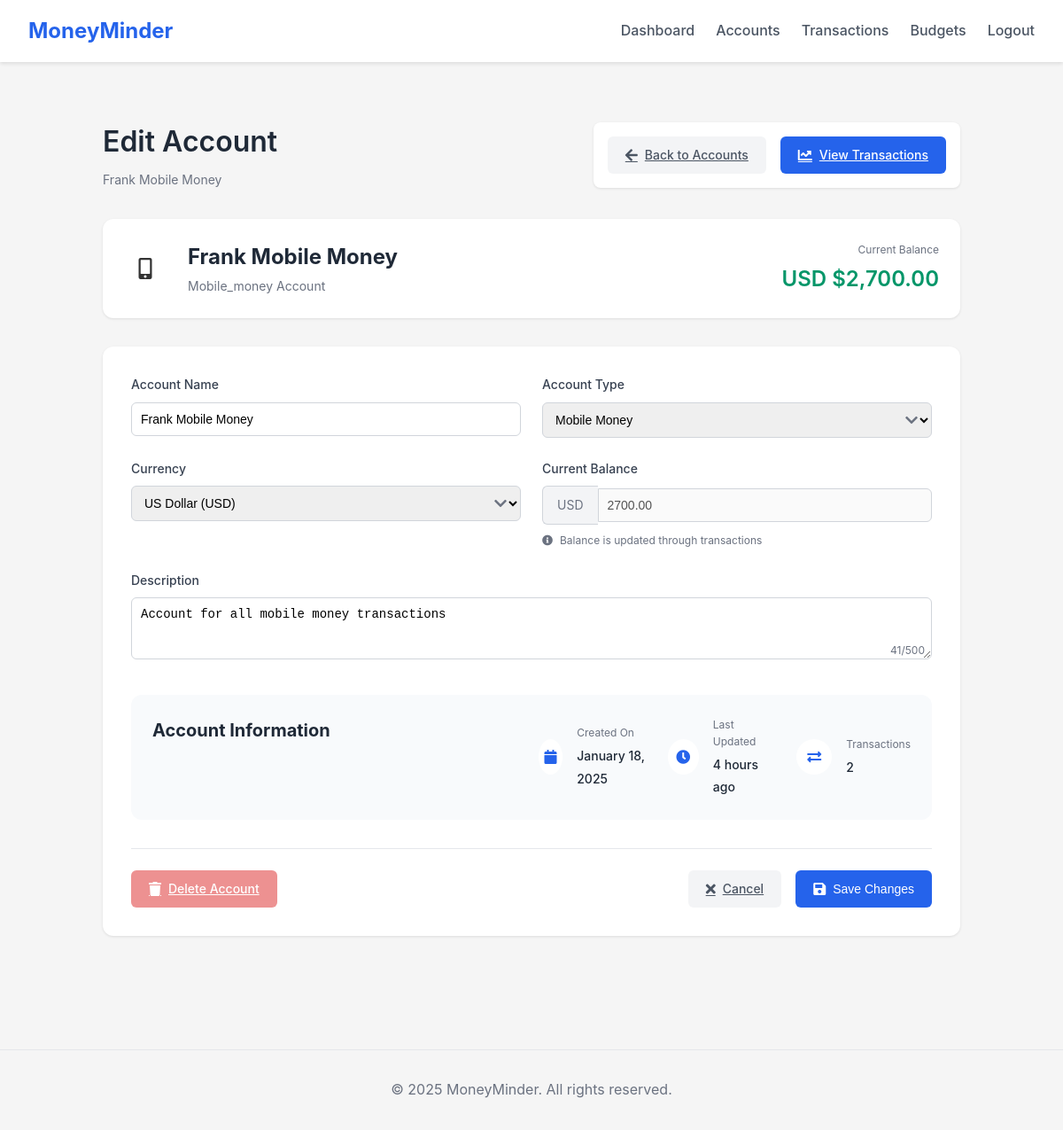
Page /accounts/49987432-ae99-4367-a65b-27c437ffd60e/edit (signed in) on the committed database.
### app/models/account.py (models this page shows, shortened)
class Account(db.Model, BaseModel):
    __tablename__ = 'accounts'
    name = db.Column(db.String(100), nullable=False)
    account_type = db.Column(db.String(50), nullable=False)  # bank, cash, mobile_money
    currency = db.Column(db.String(3), nullable=False, default='USD')
    balance = db.Column(db.Numeric(10, 2), nullable=False, default=0)
    description = db.Column(db.Text)
    user_id = db.Column(db.String(50), db.ForeignKey('users.id'), nullable=False)
    transactions = db.relationship('Transaction', back_populates='account', lazy='dynamic', cascade='all, delete-orphan')

### app/routes/accounts.py (the view, shortened to what this page needs)
@accounts.route('/<account_id>/edit', methods=['GET', 'POST'])
@login_required
def edit(account_id):
    account = Account.query.filter_by(
        id=account_id,
        user_id=current_user.id
    ).first_or_404()
    form = AccountEditForm(obj=account)
    form.current_balance.data = account.balance
    if request.headers.get('X-Requested-With') == 'XMLHttpRequest' and form.errors:
        return jsonify({
            'success': False,
            'message': 'Please correct the errors in the form',
            'errors': form.errors
        }), 400
    return render_template('accounts/edit.html', form=form, account=account)

### app/forms/account.py
class AccountEditForm(AccountForm):
    current_balance = DecimalField('Current Balance', render_kw={'readonly': True})
    def __init__(self, *args, **kwargs):
        super(AccountEditForm, self).__init__(*args, **kwargs)
        del self.initial_balance

### app/models/__init__.py (called while the page is built)
    @classmethod
    def get_by_id(cls, id):
        return cls.query.get_or_404(id)

### app/utils/filters.py (called while the page is built)
def init_filters(app):
    @app.template_filter('account_icon')
    def account_icon_filter(account_type):
        icons = {
            'bank': 'university',
            'cash': 'wallet',
            'credit': 'credit-card',
            'investment': 'chart-line',
            'mobile_money': 'mobile-alt',
            'other': 'coins'
        }
        return icons.get(str(account_type).lower(), 'question')

### app/templates/accounts/edit.html (shortened to what this page needs)
{% extends "base.html" %}
{% block styles %}
<link rel="stylesheet" href="{{ url_for('static', filename='css/account-edit.css') }}">
{% endblock %}
{% block content %}
<div class="account-container">
    <div class="page-header">
        <div class="header-content">
            <div class="header-title">
                <h1>Edit Account</h1>
                <span class="header-subtitle">{{ account.name }}</span>
            </div>
            <div class="header-actions">
                <a href="{{ url_for('accounts.index') }}" class="btn btn-secondary">
                    <i class="fas fa-arrow-left"></i> Back to Accounts
                </a>
                <a href="{{ url_for('accounts.view', account_id=account.id) }}" class="btn btn-primary">
                    <i class="fas fa-chart-line"></i> View Transactions
                </a>
            </div>
        </div>
    </div>
    <div class="account-summary-card">
        <div class="account-header">
            <div class="account-type-icon {{ account.account_type }}">
                <i class="fas fa-{{ account.account_type|account_icon }}"></i>
            </div>
            <div class="account-info">
                <h2>{{ account.name }}</h2>
                <span class="account-type-label">{{ account.account_type|title }} Account</span>
            </div>
            <div class="balance-info">
                <span class="label">Current Balance</span>
                <span class="amount {% if account.balance < 0 %}negative{% endif %}">
                    {{ account.currency }} {{ "${:,.2f}".format(account.balance) }}
                </span>
            </div>
        </div>
    </div>
    <div class="form-card">
        <form class="account-edit-form" method="post" action="{{ url_for('accounts.edit', account_id=account.id) }}" novalidate>
            <div class="form-grid">
                <div class="form-group">
                    {{ form.name.label(class="form-label") }}
                    {{ form.name(class="form-control", placeholder="Enter account name") }}
                </div>
                <div class="form-group">
                    {{ form.account_type.label(class="form-label") }}
                    <div class="select-wrapper">
                        {{ form.account_type(class="form-control") }}
                    </div>
                </div>
                <div class="form-group">
                    {{ form.currency.label(class="form-label") }}
                    <div class="select-wrapper">
                        {{ form.currency(class="form-control", data_current_currency=account.currency) }}
                    </div>
                </div>
                <div class="form-group">
                    {{ form.current_balance.label(class="form-label") }}
                    <div class="input-group">
                        <span class="input-group-text">{{ account.currency }}</span>
                        {{ form.current_balance(class="form-control", disabled=true) }}
                    </div>
                    <span class="help-text">
                        <i class="fas fa-info-circle"></i> Balance is updated through transactions
                    </span>
                </div>
                <div class="form-group full-width">
                    {{ form.description.label(class="form-label") }}
                    {{ form.description(class="form-control", rows="3",
                                      placeholder="Enter account description (optional)",
                                      maxlength="500") }}
                    <div class="character-counter">0/500</div>
                </div>
            </div>
            <div class="account-stats">
                <h3>Account Information</h3>
                <div class="stats-grid">
                    <div class="stat-item">
                        <i class="fas fa-calendar"></i>
                        <div class="stat-content">
                            <span class="label">Created On</span>
                            <span class="value">{{ moment(account.created_at).format('LL') }}</span>
                        </div>
                    </div>
                    <div class="stat-item">
                        <i class="fas fa-clock"></i>
                        <div class="stat-content">
                            <span class="label">Last Updated</span>
                            <span class="value">{{ moment(account.updated_at).fromNow() }}</span>
                        </div>
                    </div>
                    <div class="stat-item">
                        <i class="fas fa-exchange-alt"></i>
                        <div class="stat-content">
                            <span class="label">Transactions</span>
                            <span class="value">{{ account.transactions.count() }}</span>
                        </div>
                    </div>
                </div>
            </div>
            <div class="form-actions">
                <div class="action-group">
                    <a href="{{ url_for('accounts.delete', account_id=account.id) }}"
                       class="btn btn-danger {% if account.balance != 0 %}disabled{% endif %}"
                       {% if account.balance != 0 %}
                       title="Cannot delete account with non-zero balance"
                       {% endif %}
                       data-balance="{{ account.balance }}">
                        <i class="fas fa-trash"></i> Delete Account
                    </a>
                </div>
                <div class="action-group">
                    <a href="{{ url_for('accounts.index') }}" class="btn btn-secondary">
                        <i class="fas fa-times"></i> Cancel
                    </a>
                    <button type="submit" class="btn btn-primary">
                        <i class="fas fa-save"></i> Save Changes
                    </button>
                </div>
            </div>
        </form>
    </div>
</div>
{% endblock %}

### app/static/css/style.css (style rules this page uses)
* { margin: 0; padding: 0; box-sizing: border-box; }
body { font-family: 'Inter', -apple-system, BlinkMacSystemFont, 'Segoe UI', Roboto, sans-serif; line-height: 1.6; color: #333; background-color: #f5f5f5; }

### app/static/css/accounts.css (style rules this page uses)
.header-content { display: flex; justify-content: space-between; align-items: flex-start; margin-bottom: 1.5rem; }
.header-title { flex-grow: 1; }
.header-title h1 { font-size: 2rem; font-weight: 600; color: #1f2937; margin-bottom: 0.25rem; }
.header-actions { display: flex; justify-content: space-between; align-items: center; gap: 1rem; background-color: white; padding: 1rem; border-radius: 8px; box-shadow: 0 1px 3px rgba(0, 0, 0, 0.1); }
.account-stats { display: grid; grid-template-columns: 1fr 1fr; gap: 1rem; margin-bottom: 1.5rem; padding: 1rem; background-color: #f8fafc; border-radius: 8px; }
.btn { display: inline-flex; align-items: center; gap: 0.5rem; padding: 0.625rem 1.25rem; border-radius: 6px; font-size: 0.875rem; font-weight: 500; transition: all 0.2s ease; cursor: pointer; border: none; }
.btn-primary { background-color: #2563eb; color: white; }
.btn-secondary { background-color: #f3f4f6; color: #4b5563; }
.btn-danger { background-color: #dc2626; color: white; }

### rows in the picture
Account: name "Frank Mobile Money", account_type "Mobile_money", currency "USD", balance "$2,700.00", account_type "Mobile Money", currency "US Dollar (USD)", description "Account for all mobile money transactions", created_at "January 18, 2025", updated_at "4 hours ago"

### other values in the picture
{{ account.transactions.count() }} "2"
